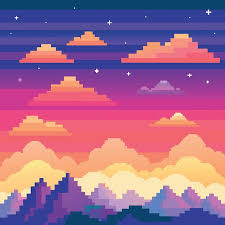
#> input picture Images/8_bit_image.jpeg, 225 x 225 px, found by its file name
$ jupyter execute FDIP.ipynb
#> lines starting #> are read from the running program, lines starting #| are printed output that depends on the picture; after the words box and inside, x2 and y2 are one past the last pixel; in counts of white or black regions, pixels touching at a corner belong together
Assignment 1

[cell 1]
import cv2
import numpy as np
import matplotlib.pyplot as plt

IMAGE_PATH = '..\digital-image-processing\Images\8_bit_image.jpeg'
BRIGHTNESS = 50
THRESHOLD = 128
GAMMA = 1.8

image = cv2.imread(IMAGE_PATH, cv2.IMREAD_GRAYSCALE)
#> image: shape (225, 225); min 30, max 255, mean 125.9

if image is None:
    raise FileNotFoundError(f" Image not found at: {IMAGE_PATH}. Check the path and file name.")

[cell 2]
def show_image(img, title):
    plt.figure(figsize=(6, 6))
    plt.imshow(img, cmap='gray', vmin=0, vmax=255)
    plt.title(title)
    plt.axis('off')
    plt.show()
show_image(image, "Original Image")

[cell 3]
brighter = np.clip(image.astype(int) + BRIGHTNESS, 0, 255).astype(np.uint8)
show_image(brighter, f"Brightness Increased (+{BRIGHTNESS})")

[cell 4]
darker = np.clip(image.astype(int) - BRIGHTNESS, 0, 255).astype(np.uint8)
show_image(darker, f"Brightness Decreased (-{BRIGHTNESS})")

[cell 5]
_, binary = cv2.threshold(image, THRESHOLD, 255, cv2.THRESH_BINARY)
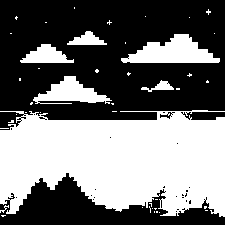
#> binary: shape (225, 225); 44.7% white; 44 white regions (37 under 20 px), largest, box (x1, y1, x2, y2) and area: (0, 110, 225, 217) 18576, (121, 34, 220, 63) 1677, (33, 76, 112, 104) 1105
show_image(binary, f"Binary Thresholding (T={THRESHOLD})")

[cell 6]
negative = 255 - image
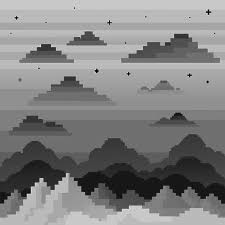
#> negative: shape (225, 225); min 0, max 225, mean 129.1
show_image(negative, "Negative Image")

[cell 7]
image_float = image.astype(np.float64)
max_val = np.max(image_float)
#> max_val = 255
epsilon = 1e-5  # To avoid division by zero
c_log = 255 / np.log1p(max_val + epsilon)  # log1p(x) = log(1 + x)
#> c_log = 45.99

log_trans = c_log * np.log1p(image_float)
log_trans = np.clip(log_trans, 0, 255).astype(np.uint8)
show_image(log_trans, "Log Transformation")

[cell 8]
gamma_table = np.array([((i / 255.0) ** GAMMA) * 255 for i in range(256)]).astype("uint8")
gamma_corrected = cv2.LUT(image, gamma_table)
show_image(gamma_corrected, f"Gamma Correction (γ = {GAMMA})")

[cell 9]
img_path = '..\digital-image-processing\Images\8_bit_image.jpeg'
img = cv2.imread(img_path, cv2.IMREAD_COLOR)
#> img is the input picture: shape (225, 225, 3); mean B, G, R 141.3, 104.7, 161.6

if img is None:
    raise FileNotFoundError(f"Image not found at {img_path}")

def show_color(title, image):
#> called with title = 'Original Color Image'
    image_rgb = cv2.cvtColor(image, cv2.COLOR_BGR2RGB)
    plt.figure(figsize=(5, 5))
    plt.imshow(image_rgb)
    plt.title(title)
    plt.axis('off')
    plt.show()

show_color("Original Color Image", img)

[cell 10]
bright = cv2.add(img, np.full(img.shape, 50, dtype=np.uint8))
plt.imshow(bright, cmap='gray')
plt.show()

[cell 11]
plt.imshow(darker, cmap='gray')
plt.title("Brightness Decreased")
plt.axis('off')
plt.show()

[cell 12]
def show(title, image):
    if len(image.shape) == 3:
        image = cv2.cvtColor(image, cv2.COLOR_BGR2RGB)
    plt.imshow(image, cmap='gray')
    plt.title(title)
    plt.axis('off')
    plt.show()

img_float = img.astype(np.float32)  # Convert to float for multiplication
multiplied = cv2.multiply(img_float, 1.5)
multiplied = np.clip(multiplied, 0, 255).astype(np.uint8)
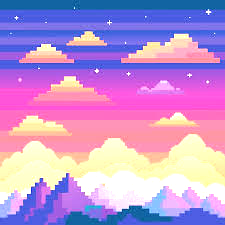
#> multiplied: shape (225, 225, 3); mean B, G, R 209.3, 148.2, 189.5
show("Contrast Increased (cv2.multiply ×1.5)", multiplied)

[cell 13]
divided = cv2.divide(img_float, 1.5)
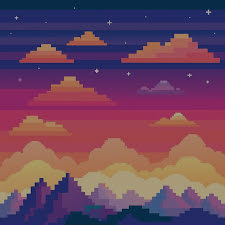
#> divided: shape (225, 225, 3) float32; mean B, G, R 94.2, 69.8, 107.7
divided = np.clip(divided, 0, 255).astype(np.uint8)
show("Intensity Reduced (cv2.divide ÷1.5)", divided)

[cell 14]
blended = cv2.addWeighted(img, 0.7, img, 0.3, 0)  # Blend image with itself
show("Blended Image (cv2.addWeighted)", blended)

Assignment 2

[cell 15]
import cv2
import numpy as np
import matplotlib.pyplot as plt
from skimage import img_as_uint
from skimage.io import imread, imshow
from skimage.color import rgb2hsv
from skimage.color import rgb2gray

[cell 16]
import numpy
import cv2
import skimage

print("NumPy version:", numpy.__version__)
print("OpenCV version:", cv2.__version__)
print("scikit-image version:", skimage.__version__)

[cell 17]
from PIL import Image

[cell 18]
image = Image.open("../digital-image-processing/Images/Alsetch Glacier.jpg")
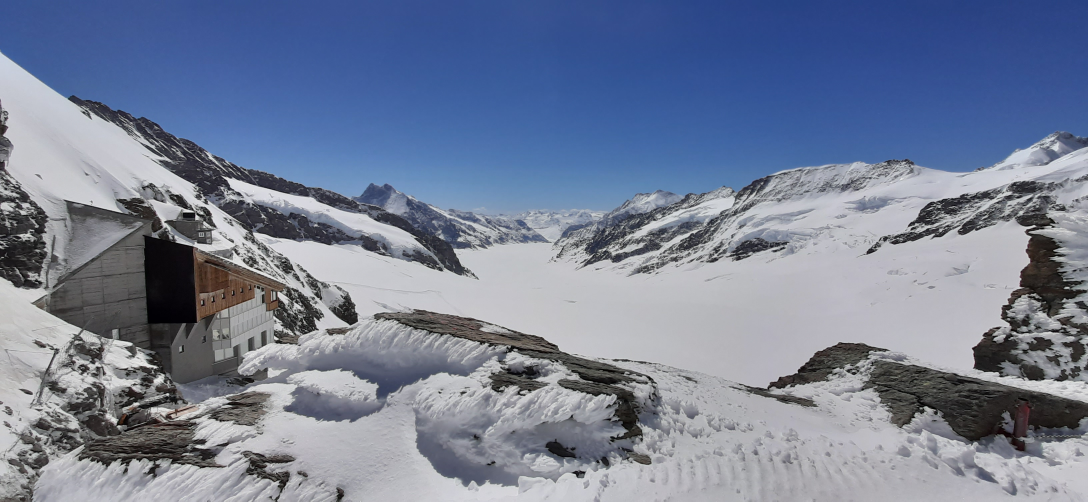
#> input picture Images/Alsetch Glacier.jpg, 3264 x 1504 px, found by its file name (shown at 1/3 size)
#> image is the input picture: PIL image 3264x1504 RGB; mean R, G, B 117.2, 127.7, 151
if image is None:
    raise FileNotFoundError("Image not found. Please check the path.")
else:
    print("Image loaded successfully.")
    show_image(image, "Loaded Image")

[cell 19]
print(image.size)
#| (3264, 1504)
print(image.format)
#| JPEG
print(image.mode)
#| RGB

[cell 20]
original_width, original_height = image.size
#> original_width = 3264; original_height = 1504
width = original_width // 2
#> width = 1632
height = original_height // 2
#> height = 752
resized_image = image.resize((width, height))
show_image(resized_image, "Resized Image (50% of Original)")

[cell 21]
left = 0
top = 0
right = 300
bottom = 300
cropped_image = image.crop((left, top, right, bottom))
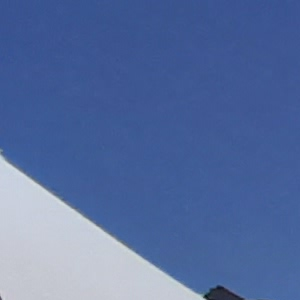
#> cropped_image: PIL image 300x300 RGB; mean R, G, B 85.5, 108.8, 159.3
show_image(cropped_image, "Cropped Image (0,0 to 300,300)")

[cell 22]
angle = 270
rotated_image = image.rotate(angle)
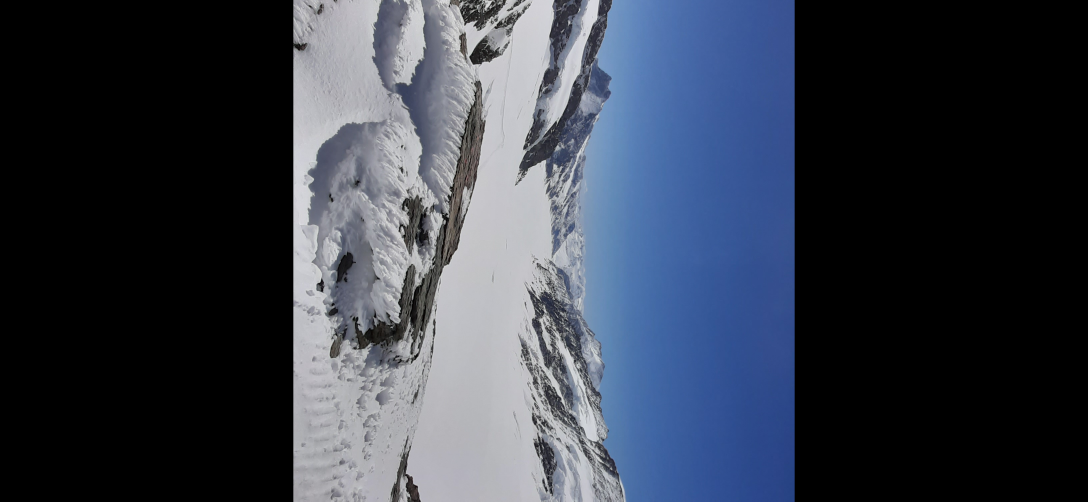
#> rotated_image: PIL image 3264x1504 RGB (shown at 1/3 size); mean R, G, B 55, 61.3, 73.9
show_image(rotated_image, f"Rotated Image by {angle} degrees")

[cell 23]
from PIL import Image, ImageDraw, ImageFont
image = Image.open("../digital-image-processing/Images/Alsetch Glacier.jpg")
draw = ImageDraw.Draw(image)
font = ImageFont.truetype("arial.ttf", 20)
text = "Hello, World!"
position = (50, 50)
color = (255, 255, 255)
draw.text(position, text, fill=color, font=font)
show_image(image, "Image with Text Overlay")

[cell 24]
image = Image.open("../digital-image-processing/Images/Alsetch Glacier.jpg")
watermark = Image.open("../digital-image-processing/Images/watermark.png")
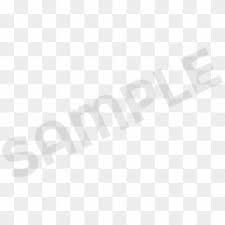
#> input picture Images/watermark.png, 225 x 225 px, found by its file name
#> watermark is the input picture: PIL image 225x225 RGBA; mean R, G, B, A 243.4, 243.4, 243.4, 255

# Define position and size as before
width, height = image.size
#> width = 3264; height = 1504
watermark = watermark.resize((width // 2, height // 2))
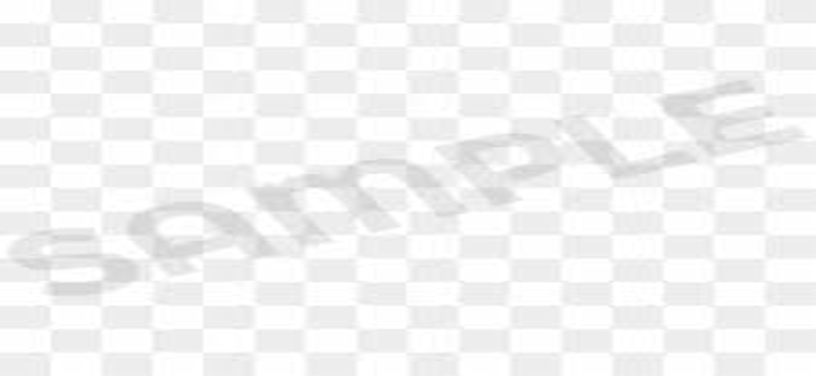
#> watermark: PIL image 1632x752 RGBA (shown at 1/2 size); mean R, G, B, A 243.4, 243.4, 243.4, 255
position = (width - watermark.width - 10, height - watermark.height - 10)
#> position = (1622, 742)

# Paste the opaque watermark without a mask
image.paste(watermark, position)

from PIL import ImageEnhance

enhancer = ImageEnhance.Brightness(image)
brightened_image = enhancer.enhance(1.5)
enhancer = ImageEnhance.Contrast(brightened_image)
contrasted_image = enhancer.enhance(1.2)
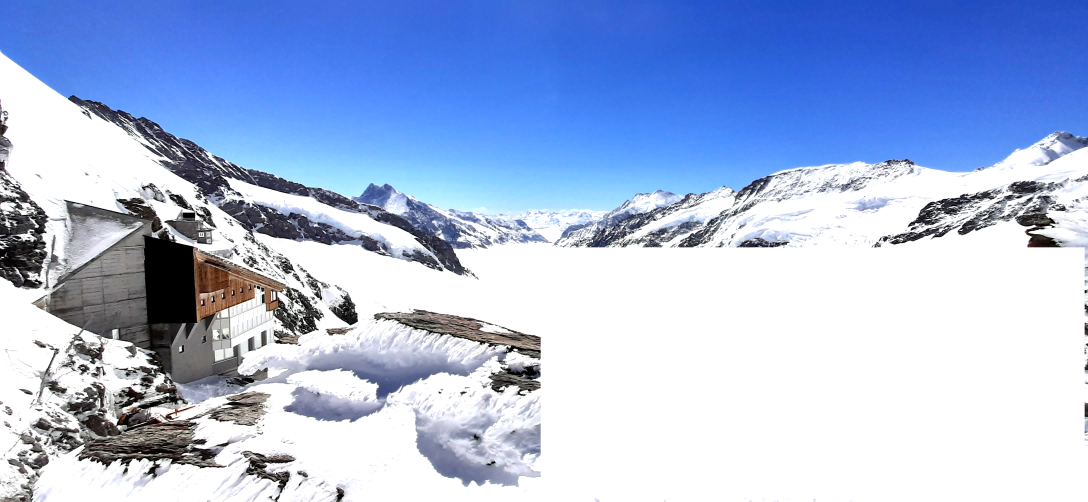
#> contrasted_image: PIL image 3264x1504 RGB (shown at 1/3 size); mean R, G, B 167.6, 186.3, 222.5
show_image(contrasted_image, "Brightened and Contrasted Image")
